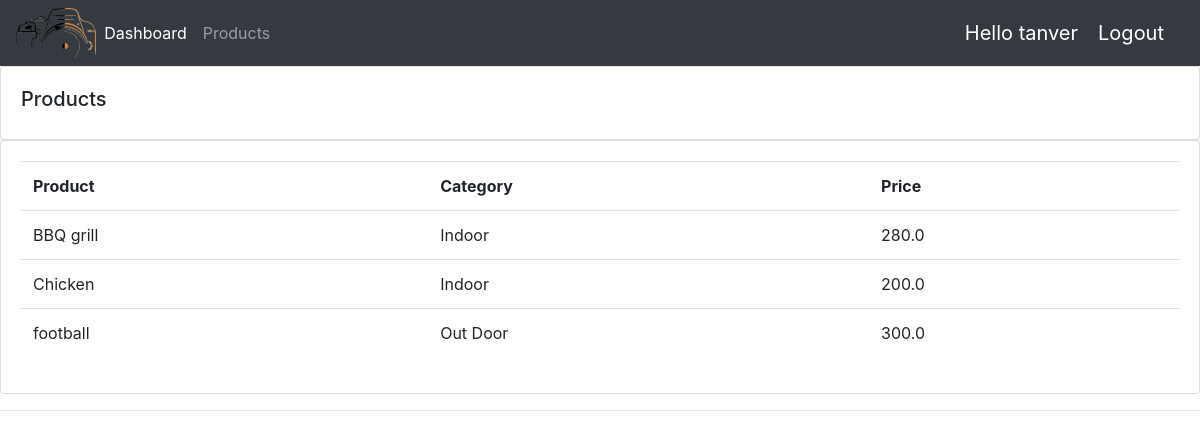
Screenshot of /products/ (signed in) with the database file from the repository.
### accounts/models.py (models this page shows, shortened)
class Product(models.Model):
    CATEGORY = (
        ('Indoor','Indoor'),
        ('Out Door','Out Door'),
    )
    name = models.CharField(max_length=200, null=True)
    price = models.FloatField(null=True)
    category = models.CharField(max_length=200, null=True,choices=CATEGORY)
    description = models.CharField(max_length=200, null=True,blank=True)
    date_created = models.DateTimeField(auto_now_add=True, null=True)
    tag = models.ManyToManyField(Tag)

### accounts/decorators.py (the view)
        def wrapper_func(request,*args, **kwargs):
            group = None
            if request.user.groups.exists():
                group = request.user.groups.all()[0].name
            if group in allowed_roles:
                return view_func(request,*args, **kwargs)
            else:
                return HttpResponse('You are not authorized ot view this page')

### accounts/views.py (called while the page is built)
@login_required(login_url='login')
@allowed_users(allowed_roles = ['admin'])
def products(request):
    products = Product.objects.all()
    return render(request,'accounts/products.html',{'products':products})

### accounts/templates/accounts/products.html
{% extends 'accounts/main.html' %}
{% block content %}
<div class="row">
    <div class="col-md">
        <div class="card card-body">
            <h5>Products</h5>
        </div>
        <div class="card card-body">
            <table class="table">
                <tr>
                    <th>Product</th>
                    <th>Category</th>
                    <th>Price</th>
                </tr>
                {% for product in products %}
                <tr>
                    <td>{{product.name}}</td>
                    <td>{{product.category}}</td>
                    <td>{{product.price}}</td>
                </tr>
                {% endfor %}
            </table>
        </div>
    </div>
</div>
{% endblock content %}

### accounts/templates/accounts/navbar.html (shortened to what this page needs)
{% load static %}
<nav class="navbar navbar-expand-lg navbar-dark bg-dark">
    <img style = "height:50px" src="{% static 'images/logo-a.png' %}" alt="">
    <div class="collapse navbar-collapse" id="navbarNav">
      <ul class="navbar-nav">
        {% if request.user.is_staff %}
        <li class="nav-item active">
          <a class="nav-link" href="{% url 'home' %}">Dashboard</a>
        </li>
        <li class="nav-item">
          <a class="nav-link" href="{% url 'products' %}">Products</a>
        </li
        {% else %}
        <li class="nav-item">
          <a class="nav-link" href="{% url 'account' %}">Settings</a>
        </li>
        {% endif %}
      </ul>
    </div>
    <span class = "hello-msg">Hello {{request.user}}</span>
    <span><a class = "hello-msg" href="{% url 'logout' %}">Logout</a></span>
  </nav>

### accounts/templates/accounts/navbar.html (style rules this page uses)
.hello-msg { font-size: 20px; color: white; margin-right: 20px; }

### rows the page displays
Product: name "BBQ grill", category "Indoor", price "280.0"
Product: name "Chicken", category "Indoor", price "200.0"
Product: name "football", category "Out Door", price "300.0"

### other values shown
{{ request.user }} "tanver"
